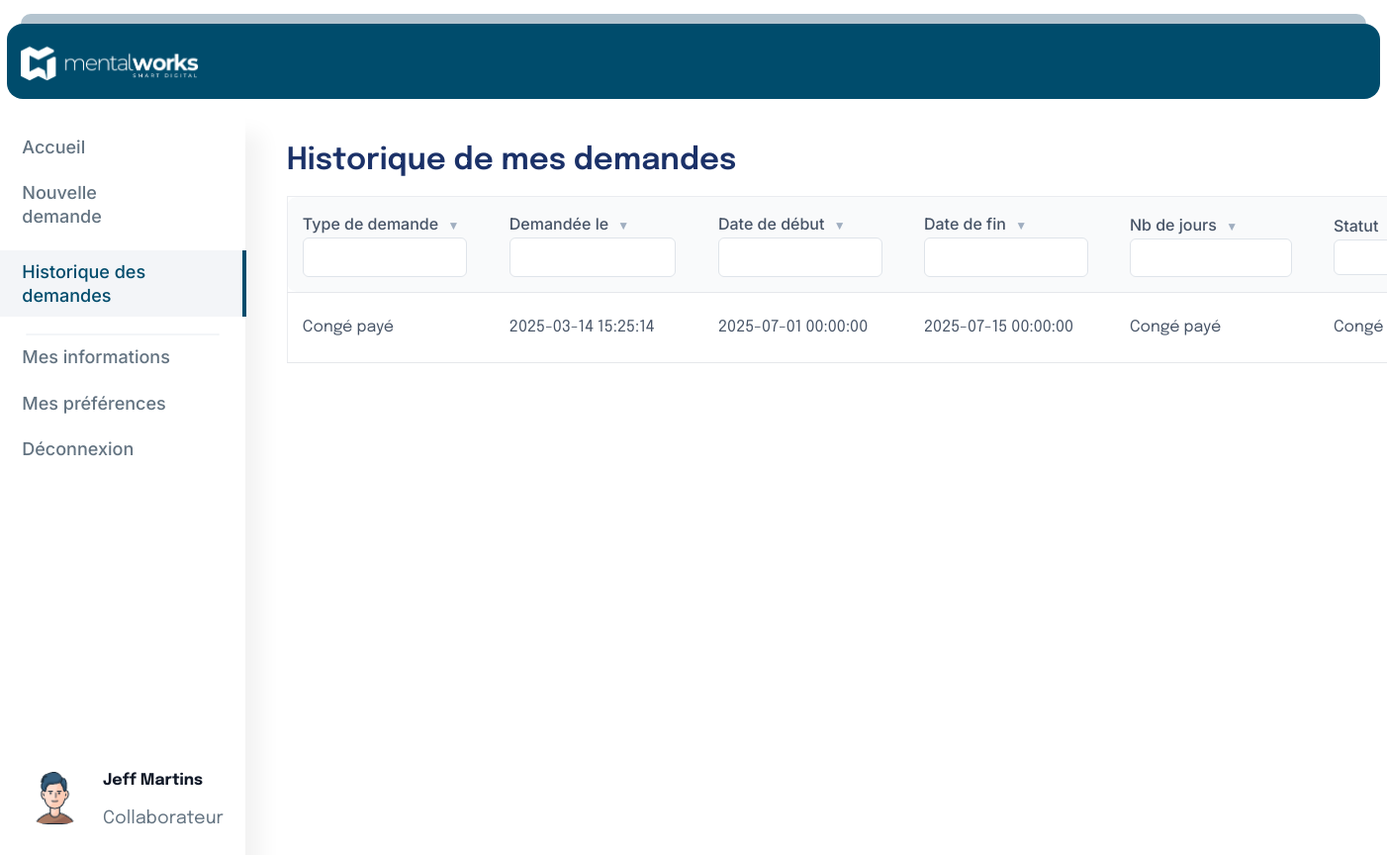
Page /historique.php (signed in) on the earlier database version.
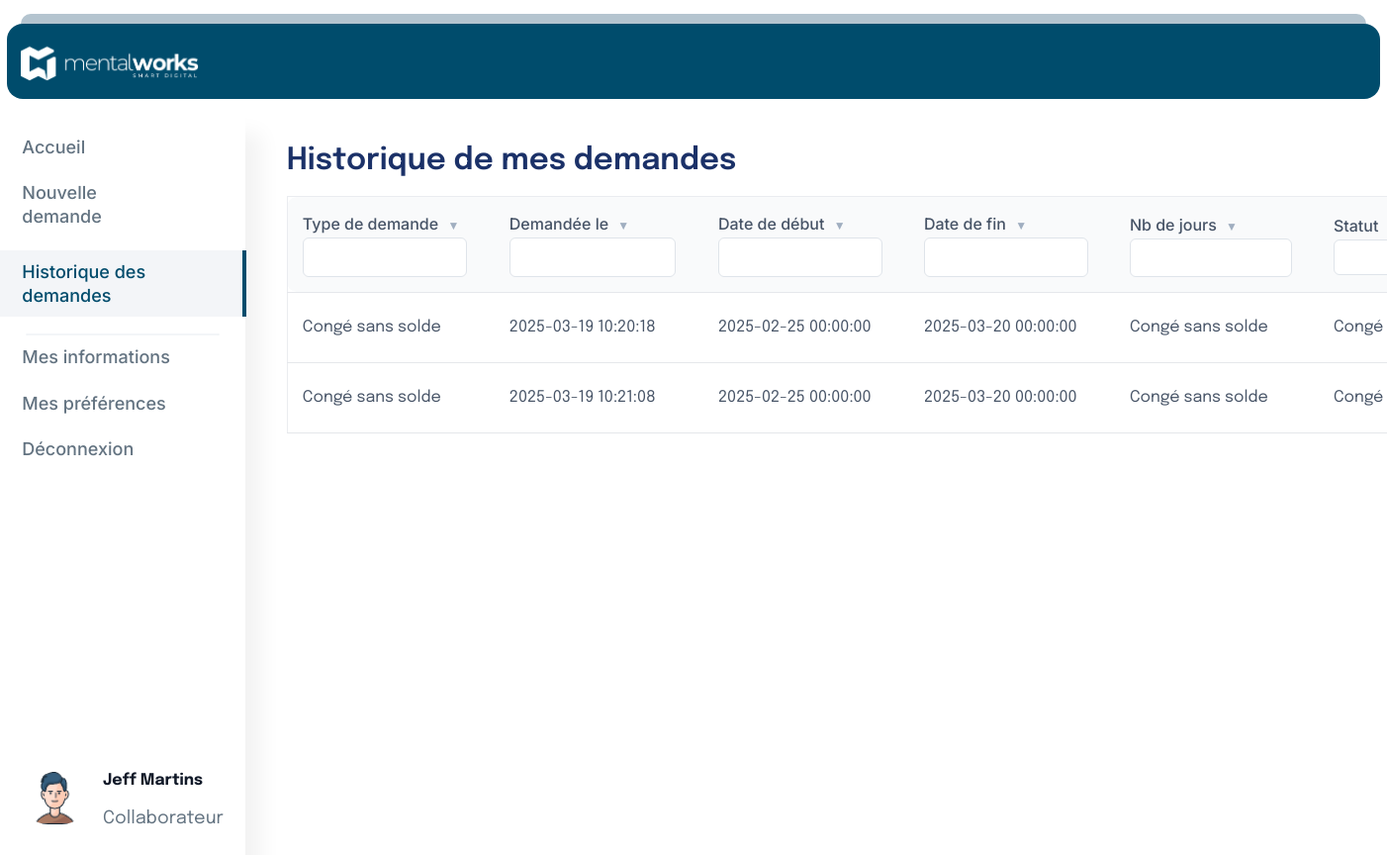
Same page on the later database version.
### tables this page shows
CREATE TABLE `request` (
  `id` int(11) NOT NULL,
  `request_type_id` int(11) NOT NULL,
  `collaborator_id` int(11) NOT NULL,
  `department_id` int(11) DEFAULT NULL,
  `created_at` datetime NOT NULL,
  `start_at` datetime NOT NULL,
  `end_at` datetime NOT NULL,
  `receipt_file` varchar(255) DEFAULT NULL,
  `comment` text DEFAULT NULL,
  `answer_comment` text DEFAULT NULL,
  `answer` tinyint(1) NOT NULL,
  `answer_at` datetime DEFAULT NULL
);

CREATE TABLE `request_type` (
  `id` int(11) NOT NULL,
  `name` varchar(255) NOT NULL
);

### historique.php (the view, shortened to what this page needs)
<?php
$order = 'asc';
$order = $_GET['order'] ?? $order;
$demandes=[];
$user_id = $_SESSION['user_id'];
try {
    $pdo = new PDO('mysql:host=localhost;dbname=congefacile', 'root', '');
    $pdo->setAttribute(PDO::ATTR_ERRMODE, PDO::ERRMODE_EXCEPTION);
    $query = "SELECT
                request_type.name AS type_demande,
                request.created_at AS date_demande,
                request.start_at AS date_debut,
                request.end_at AS date_fin
              FROM request
              JOIN request_type ON request.request_type_id = request_type.id
              WHERE request.collaborator_id = :user_id";
    $stmt = $pdo->prepare($query);
    $stmt->bindParam(':user_id', $user_id, PDO::PARAM_INT);
    $stmt->execute();
    $demandes = $stmt->fetchAll(PDO::FETCH_ASSOC);
    $searchType = $_GET['searchType'] ?? '';
    $sortBy = $_GET['sortBy'] ?? 'date_demande';
    $order = $_GET['order'] ?? 'asc';
    $sortBy = $_GET['sortBy'] ?? 'date_demande';
    $searchNb = $_GET['searchNb'] ?? '';
    if (!empty($demandes) && isset($demandes[0][$sortBy])) {
        usort($demandes, function ($a, $b) use ($sortBy, $order) {
            return ($order === 'asc') ? $a[$sortBy] <=> $b[$sortBy] : $b[$sortBy] <=> $a[$sortBy];
        });
    }
} catch (PDOException $e) {
    echo "Erreur : " . $e->getMessage();
}
$nextOrder = ($order === 'asc') ? 'desc' : 'asc';
?>
<!DOCTYPE html>
<html lang="fr">
  <head>
    <link rel="stylesheet" href="style.css?v=2" />
    <link
      href="https://unpkg.com/boxicons@2.1.2/css/boxicons.min.css"
      rel="stylesheet"
    />
  </head>
<body>
<?php include 'include/top.php'; ?>
<div class="middle">
    <?php include 'include/left.php'; ?>
    <div class="right historique">
        <h1>Historique de mes demandes</h1>
      <div class="container">
        <table class="table1">
            <thead>
                <tr class='grey_Poste'>
                    <th class='searchHistorique'>
                        <a href="?sortBy=type&order=<?= $nextOrder ?>&searchType=<?= htmlspecialchars($searchType) ?>&searchNb=<?= htmlspecialchars($searchNb) ?>">
                            Type de demande
                            <span class="sort-arrow"><?= $sortBy === 'type' ? ($order === 'asc' ? '▲' : '▼') : '▼' ?></span>
                        </a>
                            <input class='searchListe' type="text" name="searchType" value="<?= htmlspecialchars($searchType) ?>"  />
                    </th>
                    <th class='searchHistorique'>
                        <a href="?sortBy=type&order=<?= $nextOrder ?>&searchType=<?= htmlspecialchars($searchType) ?>&searchNb=<?= htmlspecialchars($searchNb) ?>">
                            Demandée le
                            <span class="sort-arrow"><?= $sortBy === 'type' ? ($order === 'asc' ? '▲' : '▼') : '▼' ?></span>
                        </a>
                            <input class='searchListe' type="text" name="searchType" value="<?= htmlspecialchars($searchType) ?>"  />
                    </th>
                    <th class='searchHistorique'>
                        <a href="?sortBy=type&order=<?= $nextOrder ?>&searchType=<?= htmlspecialchars($searchType) ?>&searchNb=<?= htmlspecialchars($searchNb) ?>">
                            Date de début
                            <span class="sort-arrow"><?= $sortBy === 'type' ? ($order === 'asc' ? '▲' : '▼') : '▼' ?></span>
                        </a>
                            <input class='searchListe' type="text" name="searchType" value="<?= htmlspecialchars($searchType) ?>"/>
                    </th>
                    <th class='searchHistorique'>
                        <a href="?sortBy=type&order=<?= $nextOrder ?>&searchType=<?= htmlspecialchars($searchType) ?>&searchNb=<?= htmlspecialchars($searchNb) ?>">
                            Date de fin
                            <span class="sort-arrow"><?= $sortBy === 'type' ? ($order === 'asc' ? '▲' : '▼') : '▼' ?></span>
                        </a>
                            <input class='searchListe' type="text" name="searchType" value="<?= htmlspecialchars($searchType) ?>" />
                    </th>
                    <th class='searchHistorique'>
                        <a href="?sortBy=type&order=<?= $nextOrder ?>&searchType=<?= htmlspecialchars($searchType) ?>&searchNb=<?= htmlspecialchars($searchNb) ?>">
                            Nb de jours
                            <span class="sort-arrow"><?= $sortBy === 'type' ? ($order === 'asc' ? '▲' : '▼') : '▼' ?></span>
                        </a>
                            <input class='searchListe' type="text" name="searchType" value="<?= htmlspecialchars($searchType) ?>" />
                    </th>
                    <th class='searchHistorique'>
                        <a href="?sortBy=nb&order=<?= $nextOrder ?>&searchType=<?= htmlspecialchars($searchType) ?>&searchNb=<?= htmlspecialchars($searchNb) ?>">
                            Statut
                        </a>
                        <input class='searchListe'type="number" name="searchNb" value="<?= htmlspecialchars($searchNb) ?>" />
                    </th>
                </tr>
            </thead>
            <tbody>
                <div class='tab_Poste'>
                    <?php if (count($demandes) > 0) : ?>
                        <?php foreach ($demandes as $demande) : ?>
                            <tr>
                                <td><?= htmlspecialchars($demande['type_demande']) ?></td>
                                <td><?= htmlspecialchars($demande['date_demande']) ?></td>
                                <td><?= htmlspecialchars($demande['date_debut']) ?></td>
                                <td><?= htmlspecialchars($demande['date_fin']) ?></td>
                                <td><?= htmlspecialchars($demande['type_demande']) ?></td>
                                <td><?= htmlspecialchars($demande['type_demande']) ?></td>
                            </tr>
                            <?php endforeach; ?>
                            <?php else : ?>
                                <tr>
                                    <td colspan="3" class="empty-row">Aucune demande trouvé</td>
                                </tr>
                    <?php endif; ?>
                </div>
            </tbody>
        </table>
      </div>
    </div>
</body>
</html>

### include/top.php (shortened to what this page needs)
<!DOCTYPE html>
<html lang="fr">
  <head>
    <link rel="stylesheet" href="style.css?v=2" />
    <link
      href="https://unpkg.com/boxicons@2.1.2/css/boxicons.min.css"
      rel="stylesheet"
    />
  </head>
</html>
<body>
  <div class="borderTop"></div>
  <div class="top">
    <img src="img/mentalworks.png" alt="" />
  </div>
</body>

### include/left.php (shortened to what this page needs)
<!DOCTYPE html>
<html lang="fr">
  <head>
    <link rel="stylesheet" href="style.css?v=2" />
    <link
      href="https://unpkg.com/boxicons@2.1.2/css/boxicons.min.css"
      rel="stylesheet"
    />
  </head>
</html>
<?php
$user_role = $_SESSION['user_role'] ?? '1';
?>
<body>
  <?php if ($user_role == '1'): ?>
    <div class="left">
      <a href="accueil.php">Accueil</a>
      <a href="nouvelle.php">Nouvelle demande</a>
      <a href="historique.php">Historique des demandes</a>
      <div class="rod"></div>
      <a href="infosC.php">Mes informations</a>
      <a href="preferences.php">Mes préférences</a>
      <a href="deconnexion.php">Déconnexion</a>
      <div class="skin">
        <div class="headSkin">
          <img src="img/téléchargement.png" alt="skin">
        </div>
        <div class="infoSkin">
          <strong class="nameSkin">Jeff Martins</strong>
          <p class="typeSkin">Collaborateur</p>
        </div>
      </div>
    </div>
  <?php endif; ?>
</body>

### style.css (style rules this page uses)
body { margin: 0; font-family: "Epilogue", sans-serif; }
a { font-size: 16px; font-weight: 500; color: #637381; line-height: 24px; text-decoration: none; font-family: "inter", sans-serif; }
h1 { font-size: 30.85px; font-weight: 600; color: #1b3168; line-height: 28.5px; font-family: "Epilogue", sans-serif; }
p { font-size: 16px; font-weight: 400; line-height: 24.5px; color: #637381; font-family: "Epilogue", sans-serif; }
input { background-color: white; border-radius: 6px; border: #dfe4ea solid 1px; width: 100%; padding: 12px 16px 12px 20px; font-family: "inter", sans-serif; outline: none; max-width: 350px; }
input::placeholder { font-size: 16px; font-weight: 400; font-family: "inter", sans-serif; }
.borderTop { background-color: #b4c4cf; height: 10px; width: 97%; border-top-left-radius: 32px; border-top-right-radius: 32px; margin: 0 auto; margin-top: 1%; }
.top { background-color: #004c6c; width: 97%; margin: 0 auto; padding: 1%; border-radius: 16px; }
.top img { width: 180px; }
.right { display: flex; flex-direction: column; flex: 2; max-width: 800px; margin-left: 3%; margin-top: 1%; }
.middle { display: flex; align-items: flex-start; justify-content: flex-start; width: 100%; margin-top: 1%; }
.middle p { font-size: 18px; }
.active { background-color: #5c73a012; border-right: #004c6c solid 4px; color: #004c6c; padding: 3.8%; text-align: left; width: 30%; padding-left: 9%; padding-right: 28%; }
.left { width: 21%; height: 1000px; box-shadow: 16px 20px 20px rgba(0, 0, 0, 0.05); }
.left a { font-weight: 500; font-size: 18px; display: flex; margin: 9% 0% 0% 0%; flex: 1; width: 62%; padding-left: 9%; padding-right: 28%; }
.rod { border: #5c73a012 1px solid; width: 78%; margin: 7% auto -5% auto; border-radius: 16px; }
.right input { width: 350px; }
.searchHistorique { width: 17%; }
.right.historique { max-width: 95%; }
.searchHistorique input { width: 80%; padding: 6%; }
.searchListe { padding: 3%; }
th, td { border-bottom: 1px solid #e5e7eb; padding: 15px; text-align: left; border-bottom: 1px solid #e5e7eb; text-align: left; }
thead th a { text-decoration: none; color: #475467; }
th:first-child, td:first-child { border-top-left-radius: 10px; border-bottom-left-radius: 10px; }
.sort-arrow { margin-left: 5px; font-size: 12px; color: #a0aec0; }
.grey_Poste { background-color: #f9fafb; }
table { width: 100%; border-collapse: collapse; background-color: #ffffff; border-radius: 12px; border: 1px solid #eaecf0; color: #475467; border-radius: 12px; }
.table1 { width: 1356px; }
th, td { border-bottom: 1px solid #e5e7eb; padding: 15px; text-align: left; border-bottom: 1px solid #e5e7eb; }
.skin { display: flex; padding: 22px; margin-top: 123%; margin: 118% auto 0% auto; gap: 15px; }
.headSkin img { border-radius: 40px; width: 67px; }
.skin strong { color: #111928; }
.skin p { color: #637381; }

Differences in the rows shown:
removed request: request_type.name "Congé payé", created_at "2025-03-14 15:25:14", start_at "2025-07-01 00:00:00", end_at "2025-07-15 00:00:00", request_type.name "Congé…"
added request: request_type.name "Congé sans solde", created_at "2025-03-19 10:20:18", start_at "2025-02-25 00:00:00", end_at "2025-03-20 00:00:00", request_type.name "Congé…"
added request: request_type.name "Congé sans solde", created_at "2025-03-19 10:21:08", start_at "2025-02-25 00:00:00", end_at "2025-03-20 00:00:00", request_type.name "Congé…"
